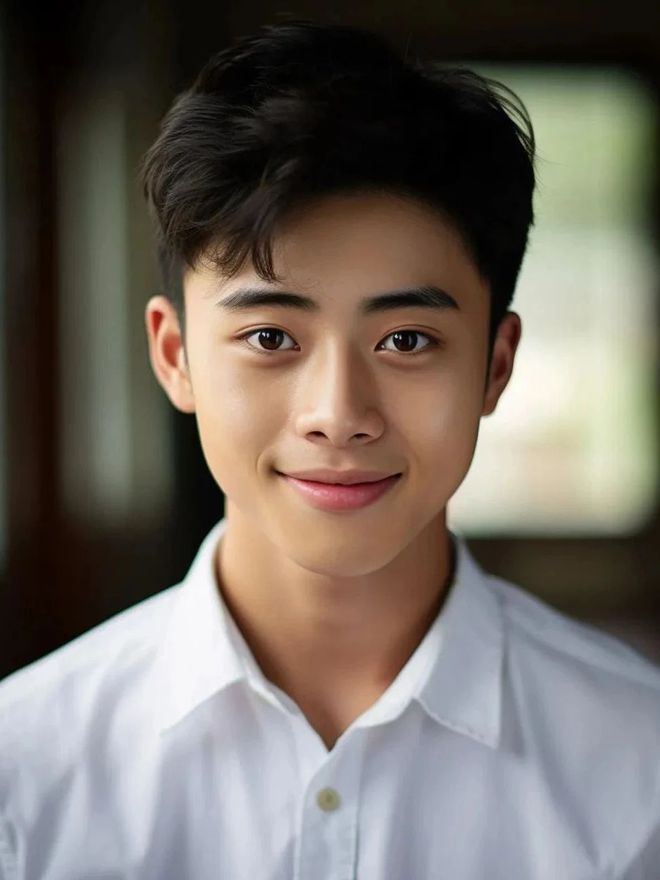
#> input picture openCV摄像头捕捉和HSV图像信息处理/xhs.jpeg, 660 x 880 px
$ jupyter execute openCV.ipynb
#> lines starting #> are read from the running program, lines starting #| are printed output that depends on the picture; long printed decimals are rounded
[cell 1]
import sys
import cv2 as cv
import matplotlib.pyplot as plt
import numpy as np
import PIL.Image as Image
from functools import wraps

[cell 2]
import base64
import time
from volcenginesdkarkruntime import Ark
import sounddevice as sd
import soundfile as sf

[cell 3]
import base64
import os
from volcenginesdkarkruntime import Ark

[cell 4]
from dotenv import load_dotenv
load_dotenv()  # 加载.env文件，其中api_key写在了根目录的.env文件中

# class 1:
实现一个类装饰器ImageHSV，其计算图像进行预处理前图像的大小、亮度和饱和度，并输出到特定的日志文件中。
可以使用OpenCV库来计算图像的大小、亮度和饱和度，如可将图像颜色空间转换为HSV格式，然后计算亮度和饱和度的均值

[cell 5]
class ImageHSV:
    def __init__(self,func):
        self.func = func
    def __call__(self,file_path):
#> called with file_path = 'xhs.jpeg'
        print(f'开始读取图片信息：{file_path}')

        img=cv.imread(file_path)
#> img is the input picture: shape (880, 660, 3); mean B, G, R 100.2, 108.2, 115.9
        height, width, channels = img.shape
#> height = 880; width = 660; channels = 3
        print(f'height:{height},width:{width},channels:{channels}')
#| height:880,width:660,channels:3

        #转化为hsv
        hsv = cv.cvtColor(img, cv.COLOR_BGR2HSV)
#> hsv: shape (880, 660, 3); mean H, S, V 46.5, 76.5, 121.7
        h,s,v = cv.split(hsv)
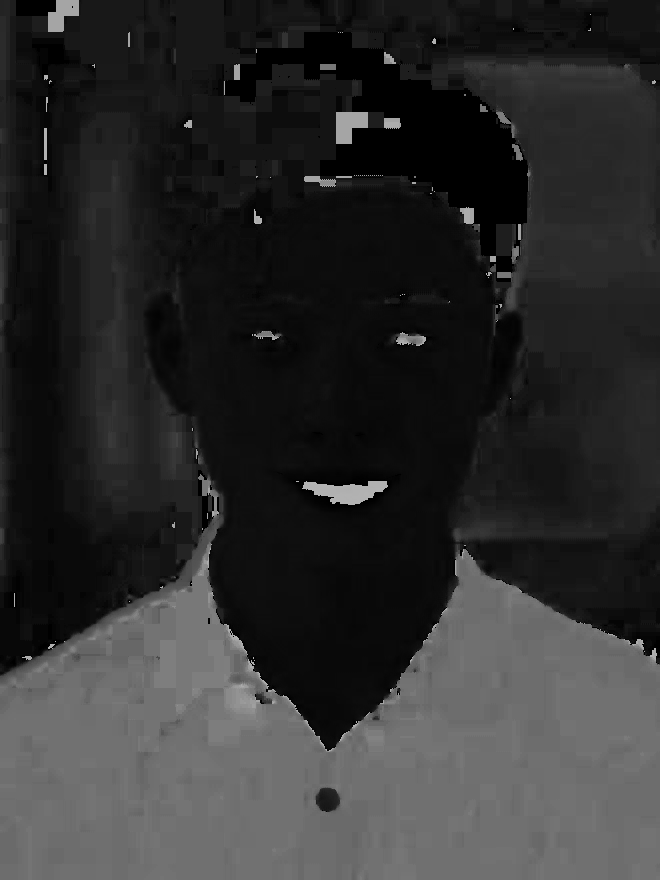
#> h: shape (880, 660); min 0, max 179, mean 46.5
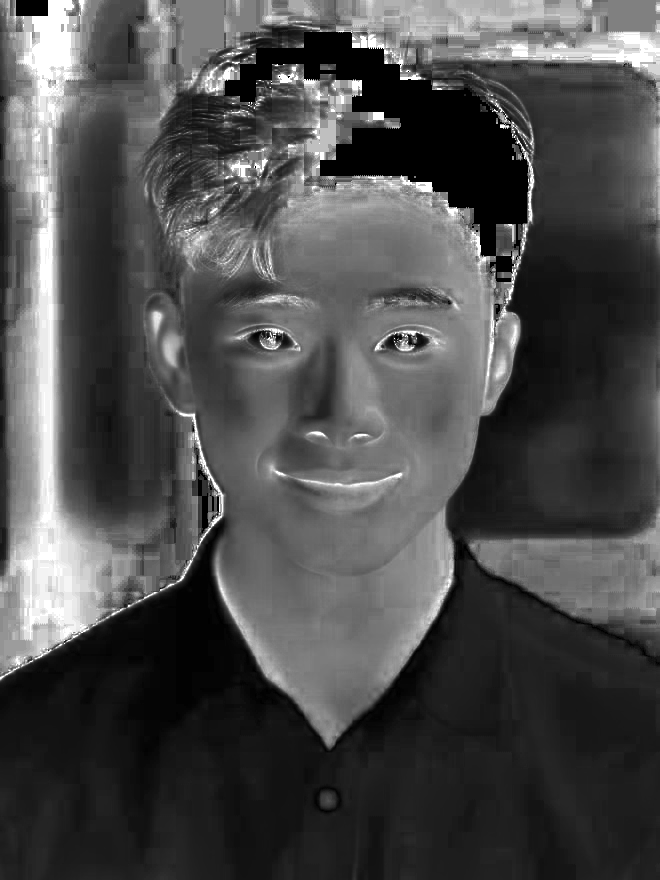
#> s: shape (880, 660); min 0, max 255, mean 76.5
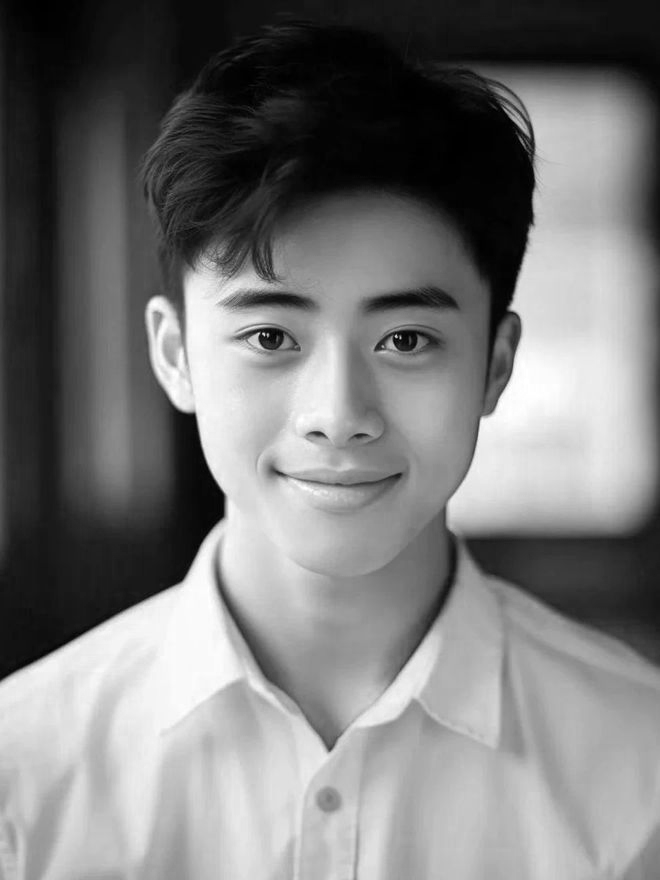
#> v: shape (880, 660); min 0, max 255, mean 121.7

        #display
        plt.subplot(2,2,1)
        plt.imshow(cv.cvtColor(img, cv.COLOR_BGR2HSV))
        plt.show()
        #计算亮度和饱和度
        average_h= np.mean(h)
#> average_h = 46.52
        average_s= np.mean(s)
#> average_s = 76.45
        average_v= np.mean(v)
#> average_v = 121.7
        print(f'hue:{average_h},saturation:{average_s},value:{average_v}')
#| hue:46.525,saturation:76.454,value:121.666

        result = self.func(file_path)
        print(f'读取完毕：{file_path}')
        return result

# function:
实现一个**函数装饰器img_resizer**，其能够对返回读取并返回图片的其他函数进行装饰，目的是将所返回的图片压缩到特定的大小。
比如在利用大模型进行图片内容理解时，为了节约成本，有时需要在不影响理解准确率的前提下，尽量减少输入的token数。

[cell 6]
def img_resizer(func):
    @wraps(func)
    def wrapper(file_path):
#> called with file_path = 'xhs.jpeg'
        print(f'开始压缩图片：{file_path}')
        img = cv.imread(file_path)
        #获取长宽
        height, width, channels = img.shape
#> height = 880; width = 660; channels = 3
        #压缩
        reheight = (int)(height*0.5)
#> reheight = 440
        rewidth = (int)(width*0.3)
#> rewidth = 198
        re_img = cv.resize(img,(reheight,rewidth))
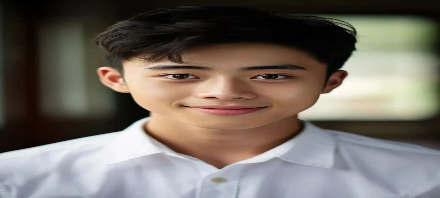
#> re_img: shape (198, 440, 3); mean B, G, R 100.2, 108.2, 115.8

        #转化为hsv
        hsv = cv.cvtColor(re_img, cv.COLOR_BGR2HSV)
#> hsv: shape (198, 440, 3); mean H, S, V 46.5, 76.3, 121.6
        h,s,v = cv.split(hsv)
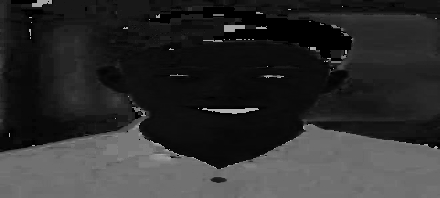
#> h: shape (198, 440); min 0, max 179, mean 46.5
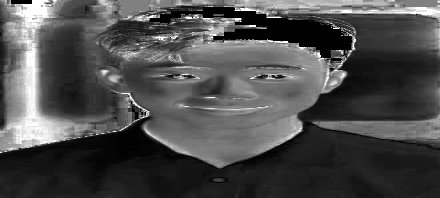
#> s: shape (198, 440); min 0, max 255, mean 76.3
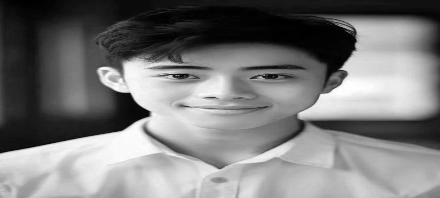
#> v: shape (198, 440); min 0, max 255, mean 121.6
        #计算亮度和饱和度
        average_h= np.mean(h)
#> average_h = 46.48
        average_s= np.mean(s)
#> average_s = 76.31
        average_v= np.mean(v)
#> average_v = 121.6
        print('压缩之后:')
        print(f'hue:{average_h},saturation:{average_s},value:{average_v}')
#| hue:46.477,saturation:76.310,value:121.583
        #display
        plt.imshow(re_img)
        plt.show()

        result = func(file_path)
        print(f'压缩完毕：{file_path}')
        return result
    return wrapper

# class 2:
实现一个基于大模型的图像预警类ImageAlter，其能够定时地从摄像头采集照片，并提交给大模型理解语义，
当某种特殊情形发生时（如有人出现、有刀等出现、有交通工具出现、有猫、狗等动物出现、有特定行为（睡觉、化妆、打字、扫地等出现），通过某种形式进行输出，
并保留包含特殊情形的照片。

- 在实现该类时，对1-3中的各个装饰器进行使用和测试
- 由于采集频率跟token的关系，实现成本与实用性之间的折中，最大采集数量为 2，间隔时间为 10 秒。

[cell 7]
class ImageAlter:
    def __init__(self,func):
        self.func = func

    # 播放开始语音引导
    # [4 lines left out: function play_audio, not called in this run]
    def img_capture(self):
        '''
        摄像头读取图片
        参数：无
        返回:frame_base64, 一个图片格式
        '''
        capt = cv.VideoCapture(0) ###?0,1
        if not capt.isOpened():
            print('摄像头打开失败')
            return
        ret, frame = capt.read()#ret is a BOOL value
        if not ret:
            print('摄像头读取失败')
            return None
        _,buffer = cv.imencode('.jpg',frame)
        frame_base64 = base64.b64encode(buffer).decode('utf-8')

        return frame_base64
    # [33 lines left out: function model_client, not called in this run]

    def analyse_video(self,prompt, welcome, intervals=60, max_reads=10):
        '''
        摄像头图像捕捉，并提交给大模型理解语义，当特殊情形发生时，播放语音提示
        参数：prompt(模型理解语义),welcome(提示音),intervals(间隔时间),max_reads(最大读取次数)
        返回：无'''
        read_count = 0
        while read_count < max_reads:
            frame_base64 = self.img_capture()
            capt = self.model_client('jpg', frame_base64)
            print(capt)
            if '人' in capt:
                # 保存图片
                cv.imwrite('capture{}.jpg'.format(read_count), frame_base64)
            if capt == '1':
                self.play_audio(welcome)
            read_count+=1
            time.sleep(intervals)
        print('达到最大读取次数，摄像头图像捕捉结束')
    def __call__(self):
        '''
        运行函数，装饰器调用
        参数：无
        返回：无'''
        print('开始捕捉摄像头实时图像：')
        prompt = '分析图片中的事物，给出结果'
        welcome = 'qq.wav'
        interval = 10
        max_read = 2
        self.analyse_video(prompt,welcome,intervals = interval,max_reads=max_read)
        result = self.func()

        print('图像处理完毕')
        return result

调用hsv解读和图片压缩

[cell 8]
@ImageHSV
@img_resizer
def img_process(file_path):
    return file_path

调用摄像头读取场景

[cell 9]
# [5 lines left out: function main, not called in this run]

主函数

[cell 10]
if __name__ == '__main__':
    file_path = 'xhs.jpeg'
    img_process(file_path)
    # 调用程序
    main()

$ run again, with openCV摄像头捕捉和HSV图像信息处理/capture0.png saved as openCV摄像头捕捉和HSV图像信息处理/xhs.jpeg
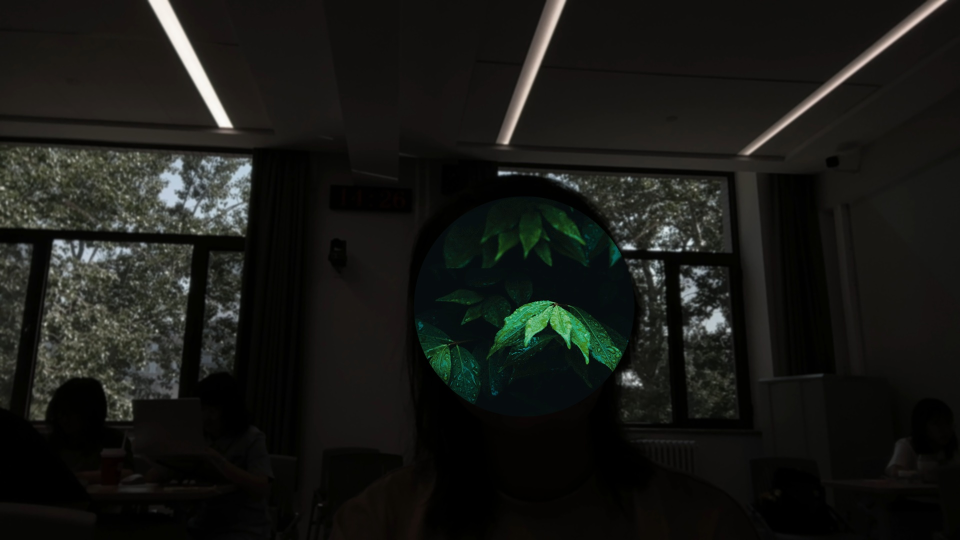
#> input picture openCV摄像头捕捉和HSV图像信息处理/capture0.png, 1920 x 1080 px (shown at 1/2 size)
#> in __call__, img is the input picture: shape (1080, 1920, 3); mean B, G, R 21.9, 25.3, 24.3
#| height:1080,width:1920,channels:3
#> in __call__, `average_h= np.mean(h)`: average_h = 28.9
#> in __call__, `average_s= np.mean(s)`: average_s = 75.52
#> in __call__, `average_v= np.mean(v)`: average_v = 26.46
#| hue:28.904,saturation:75.517,value:26.459
#> in wrapper, `h,s,v = cv.split(hsv)`:
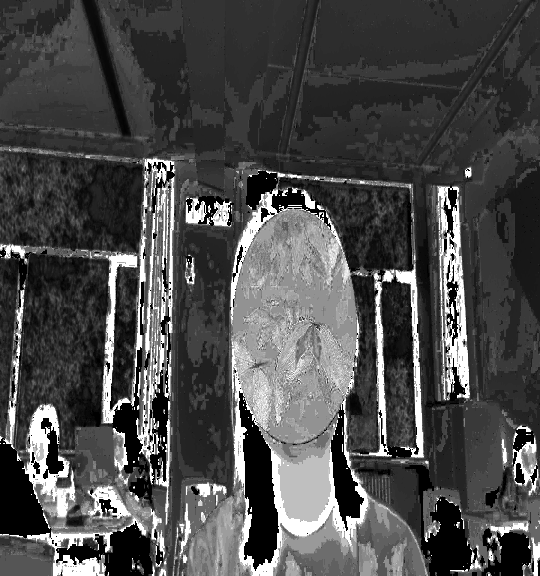
#> s: shape (576, 540); min 0, max 255, mean 75.8
#> in wrapper, `h,s,v = cv.split(hsv)`:
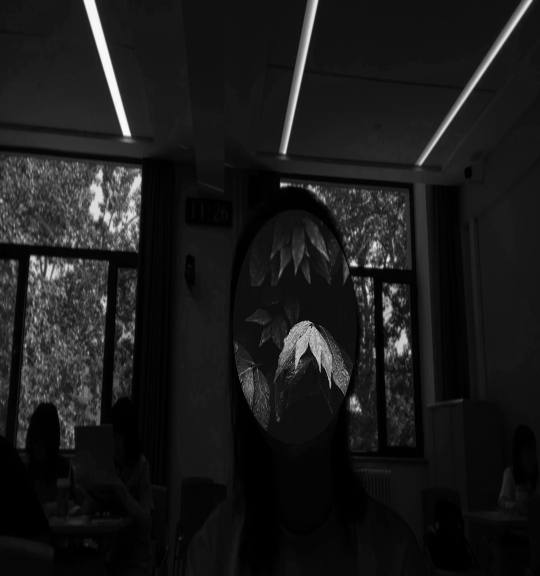
#> v: shape (576, 540); min 0, max 251, mean 26.4
#> in wrapper, `average_h= np.mean(h)`: average_h = 28.96
#> in wrapper, `average_s= np.mean(s)`: average_s = 75.76
#> in wrapper, `average_v= np.mean(v)`: average_v = 26.4
#| hue:28.958,saturation:75.762,value:26.404
